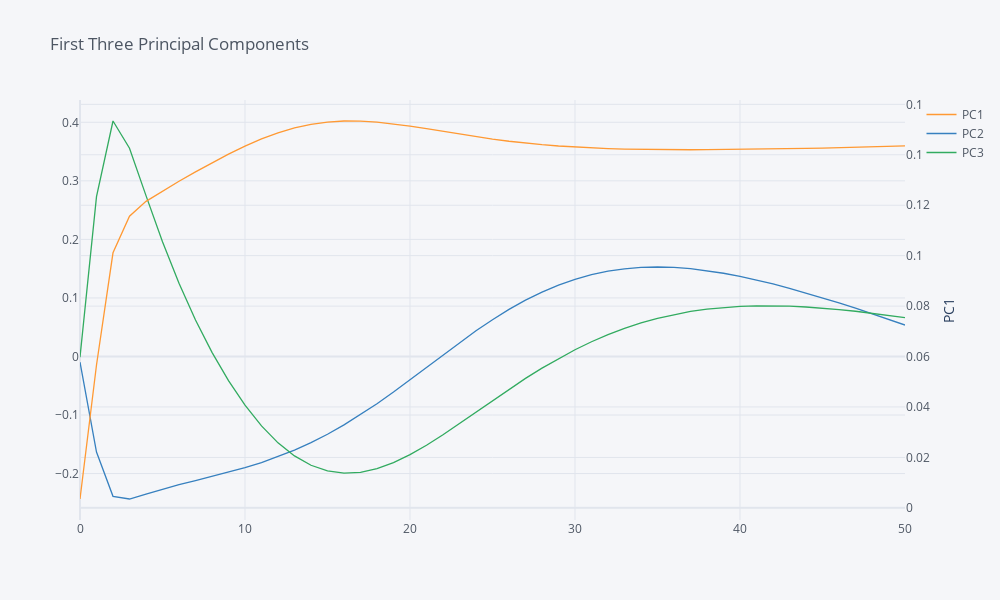

Here is the notebook cell this chart was saved with:
### Code cell
pcdf.iplot(title='First Three Principal Components', secondary_y='PC1', secondary_y_title='PC1')

### Figure 1 — Plotly figure (JSON) as saved in the notebook; plotly's stock layout.template omitted (floating-point values rounded to 4 significant figures)
{"data": [{"line": {"color": "rgba(255, 153, 51, 1.0)", "dash": "solid", "shape": "linear", "width": 1.3}, "mode": "lines", "name": "PC1", "text": "", "type": "scatter", "x": [0, 1, 2, 3, 4, 5, 6, 7, 8, 9, 10, 11, 12, 13, 14, 15, 16, 17, 18, 19, 20, 21, 22, 23, 24, 25, 26, 27, 28, 29, 30, 31, 32, 33, 34, 35, 36, 37, 38, 39, 40, 41, 42, 43, 44, 45, 46, 47, 48, 49, 50], "xaxis": "x", "y": [0.00351, 0.05666, 0.1011, 0.1156, 0.1215, 0.1257, 0.1295, 0.1332, 0.1368, 0.1403, 0.1434, 0.1463, 0.1487, 0.1506, 0.1521, 0.153, 0.1534, 0.1534, 0.153, 0.1523, 0.1514, 0.1504, 0.1493, 0.1482, 0.1472, 0.1462, 0.1454, 0.1446, 0.144, 0.1435, 0.1431, 0.1427, 0.1425, 0.1423, 0.1421, 0.1421, 0.142, 0.142, 0.142, 0.1421, 0.1421, 0.1422, 0.1423, 0.1424, 0.1425, 0.1427, 0.1428, 0.143, 0.1431, 0.1433, 0.1435], "yaxis": "y2"}, {"line": {"color": "rgba(55, 128, 191, 1.0)", "dash": "solid", "shape": "linear", "width": 1.3}, "mode": "lines", "name": "PC2", "text": "", "type": "scatter", "x": [0, 1, 2, 3, 4, 5, 6, 7, 8, 9, 10, 11, 12, 13, 14, 15, 16, 17, 18, 19, 20, 21, 22, 23, 24, 25, 26, 27, 28, 29, 30, 31, 32, 33, 34, 35, 36, 37, 38, 39, 40, 41, 42, 43, 44, 45, 46, 47, 48, 49, 50], "y": [-0.009726, -0.1633, -0.2389, -0.2435, -0.2351, -0.2266, -0.219, -0.2121, -0.2052, -0.1979, -0.19, -0.1812, -0.1712, -0.1599, -0.1471, -0.1328, -0.1169, -0.09944, -0.08063, -0.06068, -0.03988, -0.01861, 0.002715, 0.02367, 0.04385, 0.06286, 0.08038, 0.09616, 0.11, 0.122, 0.1318, 0.1397, 0.1457, 0.1497, 0.1521, 0.1528, 0.152, 0.1499, 0.1466, 0.1422, 0.1368, 0.1307, 0.1238, 0.1164, 0.1085, 0.1002, 0.09147, 0.08242, 0.07307, 0.06348, 0.05369]}, {"line": {"color": "rgba(50, 171, 96, 1.0)", "dash": "solid", "shape": "linear", "width": 1.3}, "mode": "lines", "name": "PC3", "text": "", "type": "scatter", "x": [0, 1, 2, 3, 4, 5, 6, 7, 8, 9, 10, 11, 12, 13, 14, 15, 16, 17, 18, 19, 20, 21, 22, 23, 24, 25, 26, 27, 28, 29, 30, 31, 32, 33, 34, 35, 36, 37, 38, 39, 40, 41, 42, 43, 44, 45, 46, 47, 48, 49, 50], "y": [-0.001115, 0.2731, 0.4022, 0.3558, 0.2747, 0.1959, 0.125, 0.06235, 0.007093, -0.04135, -0.08325, -0.1187, -0.1475, -0.1699, -0.1858, -0.1955, -0.1994, -0.1979, -0.1916, -0.1813, -0.1677, -0.1516, -0.1336, -0.1145, -0.09481, -0.07513, -0.05587, -0.03736, -0.01984, -0.003492, 0.01155, 0.02519, 0.03737, 0.04808, 0.05734, 0.06519, 0.07167, 0.07686, 0.08084, 0.0837, 0.08553, 0.08644, 0.08652, 0.08586, 0.08454, 0.08262, 0.08018, 0.07726, 0.07394, 0.07027, 0.06631]}], "layout": {"height": 600, "legend": {"bgcolor": "#F5F6F9", "font": {"color": "#4D5663"}}, "paper_bgcolor": "#F5F6F9", "plot_bgcolor": "#F5F6F9", "title": {"font": {"color": "#4D5663"}, "text": "First Three Principal Components"}, "width": 1000, "xaxis": {"gridcolor": "#E1E5ED", "showgrid": true, "tickfont": {"color": "#4D5663"}, "title": {"font": {"color": "#4D5663"}, "text": ""}, "zerolinecolor": "#E1E5ED"}, "yaxis": {"gridcolor": "#E1E5ED", "showgrid": true, "tickfont": {"color": "#4D5663"}, "title": {"font": {"color": "#4D5663"}, "text": ""}, "zerolinecolor": "#E1E5ED"}, "yaxis2": {"anchor": "x", "gridcolor": "#E1E5ED", "overlaying": "y", "showgrid": true, "side": "right", "tickfont": {"color": "#4D5663"}, "title": {"text": "PC1"}, "zerolinecolor": "#E1E5ED"}}}
